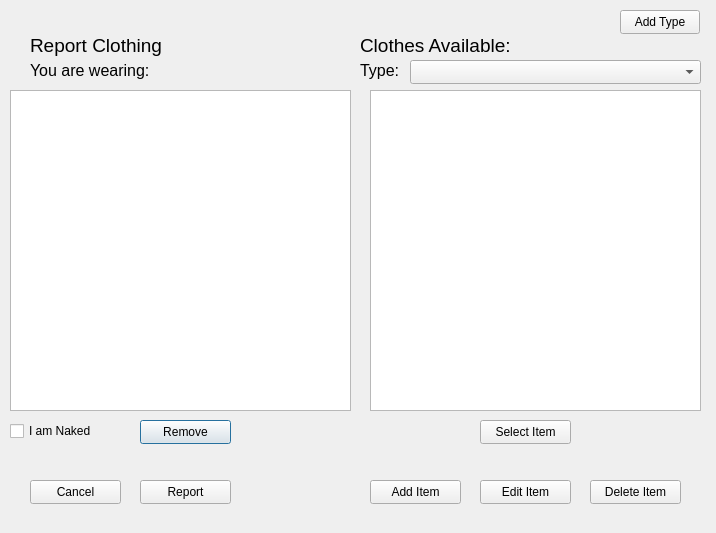
<?xml version="1.0" encoding="UTF-8"?>
<ui version="4.0">
 <class>ReportClothing</class>
 <widget class="QDialog" name="ReportClothing">
  <property name="geometry">
   <rect>
    <x>0</x>
    <y>0</y>
    <width>716</width>
    <height>533</height>
   </rect>
  </property>
  <property name="windowTitle">
   <string>Report Clothing</string>
  </property>
  <widget class="QLabel" name="lbl_Title">
   <property name="geometry">
    <rect>
     <x>30</x>
     <y>30</y>
     <width>141</width>
     <height>31</height>
    </rect>
   </property>
   <property name="font">
    <font>
     <pointsize>14</pointsize>
    </font>
   </property>
   <property name="text">
    <string>Report Clothing</string>
   </property>
  </widget>
  <widget class="QLabel" name="lbl_Wearing">
   <property name="geometry">
    <rect>
     <x>30</x>
     <y>60</y>
     <width>131</width>
     <height>21</height>
    </rect>
   </property>
   <property name="font">
    <font>
     <pointsize>12</pointsize>
    </font>
   </property>
   <property name="text">
    <string>You are wearing:</string>
   </property>
  </widget>
  <widget class="QListView" name="lst_Wearing">
   <property name="geometry">
    <rect>
     <x>10</x>
     <y>90</y>
     <width>341</width>
     <height>321</height>
    </rect>
   </property>
  </widget>
  <widget class="QComboBox" name="cb_Type">
   <property name="geometry">
    <rect>
     <x>410</x>
     <y>60</y>
     <width>291</width>
     <height>24</height>
    </rect>
   </property>
  </widget>
  <widget class="QCheckBox" name="chk_Naked">
   <property name="geometry">
    <rect>
     <x>10</x>
     <y>420</y>
     <width>101</width>
     <height>22</height>
    </rect>
   </property>
   <property name="text">
    <string>I am Naked</string>
   </property>
  </widget>
  <widget class="QPushButton" name="btn_Remove">
   <property name="geometry">
    <rect>
     <x>140</x>
     <y>420</y>
     <width>91</width>
     <height>24</height>
    </rect>
   </property>
   <property name="text">
    <string>Remove</string>
   </property>
  </widget>
  <widget class="QPushButton" name="btn_Cancel">
   <property name="geometry">
    <rect>
     <x>30</x>
     <y>480</y>
     <width>91</width>
     <height>24</height>
    </rect>
   </property>
   <property name="text">
    <string>Cancel</string>
   </property>
  </widget>
  <widget class="QPushButton" name="btn_Report">
   <property name="geometry">
    <rect>
     <x>140</x>
     <y>480</y>
     <width>91</width>
     <height>24</height>
    </rect>
   </property>
   <property name="text">
    <string>Report</string>
   </property>
  </widget>
  <widget class="QPushButton" name="btn_Select">
   <property name="geometry">
    <rect>
     <x>480</x>
     <y>420</y>
     <width>91</width>
     <height>24</height>
    </rect>
   </property>
   <property name="text">
    <string>Select Item</string>
   </property>
  </widget>
  <widget class="QPushButton" name="btn_Add">
   <property name="geometry">
    <rect>
     <x>370</x>
     <y>480</y>
     <width>91</width>
     <height>24</height>
    </rect>
   </property>
   <property name="text">
    <string>Add Item</string>
   </property>
  </widget>
  <widget class="QPushButton" name="btn_Edit">
   <property name="geometry">
    <rect>
     <x>480</x>
     <y>480</y>
     <width>91</width>
     <height>24</height>
    </rect>
   </property>
   <property name="text">
    <string>Edit Item</string>
   </property>
  </widget>
  <widget class="QPushButton" name="btn_Delete">
   <property name="geometry">
    <rect>
     <x>590</x>
     <y>480</y>
     <width>91</width>
     <height>24</height>
    </rect>
   </property>
   <property name="text">
    <string>Delete Item</string>
   </property>
  </widget>
  <widget class="QPushButton" name="btn_AddType">
   <property name="geometry">
    <rect>
     <x>620</x>
     <y>10</y>
     <width>80</width>
     <height>24</height>
    </rect>
   </property>
   <property name="text">
    <string>Add Type</string>
   </property>
  </widget>
  <widget class="QLabel" name="lbl_Type">
   <property name="geometry">
    <rect>
     <x>360</x>
     <y>60</y>
     <width>56</width>
     <height>21</height>
    </rect>
   </property>
   <property name="font">
    <font>
     <pointsize>12</pointsize>
    </font>
   </property>
   <property name="text">
    <string>Type:</string>
   </property>
  </widget>
  <widget class="QLabel" name="lbl_Available">
   <property name="geometry">
    <rect>
     <x>360</x>
     <y>30</y>
     <width>161</width>
     <height>31</height>
    </rect>
   </property>
   <property name="font">
    <font>
     <pointsize>14</pointsize>
    </font>
   </property>
   <property name="text">
    <string>Clothes Available:</string>
   </property>
  </widget>
  <widget class="QListWidget" name="lst_Available">
   <property name="geometry">
    <rect>
     <x>370</x>
     <y>90</y>
     <width>331</width>
     <height>321</height>
    </rect>
   </property>
  </widget>
 </widget>
 <resources/>
 <connections>
  <connection>
   <sender>btn_Report</sender>
   <signal>clicked()</signal>
   <receiver>ReportClothing</receiver>
   <slot>accept()</slot>
   <hints>
    <hint type="sourcelabel">
     <x>179</x>
     <y>491</y>
    </hint>
    <hint type="destinationlabel">
     <x>357</x>
     <y>266</y>
    </hint>
   </hints>
  </connection>
  <connection>
   <sender>btn_Cancel</sender>
   <signal>clicked()</signal>
   <receiver>ReportClothing</receiver>
   <slot>reject()</slot>
   <hints>
    <hint type="sourcelabel">
     <x>69</x>
     <y>491</y>
    </hint>
    <hint type="destinationlabel">
     <x>357</x>
     <y>266</y>
    </hint>
   </hints>
  </connection>
 </connections>
</ui>
